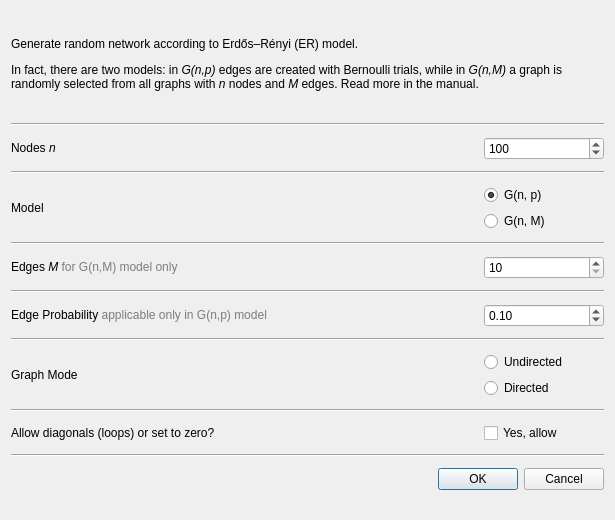
<?xml version="1.0" encoding="UTF-8"?>
<ui version="4.0">
 <class>DialogRandErdosRenyi</class>
 <widget class="QDialog" name="DialogRandErdosRenyi">
  <property name="geometry">
   <rect>
    <x>0</x>
    <y>0</y>
    <width>615</width>
    <height>520</height>
   </rect>
  </property>
  <property name="sizePolicy">
   <sizepolicy hsizetype="MinimumExpanding" vsizetype="MinimumExpanding">
    <horstretch>0</horstretch>
    <verstretch>0</verstretch>
   </sizepolicy>
  </property>
  <property name="minimumSize">
   <size>
    <width>615</width>
    <height>520</height>
   </size>
  </property>
  <property name="maximumSize">
   <size>
    <width>800</width>
    <height>600</height>
   </size>
  </property>
  <property name="windowTitle">
   <string>Erdős–Rényi network generator</string>
  </property>
  <layout class="QGridLayout" name="gridLayout">
   <item row="0" column="0">
    <widget class="QLabel" name="label_2">
     <property name="sizePolicy">
      <sizepolicy hsizetype="MinimumExpanding" vsizetype="Preferred">
       <horstretch>0</horstretch>
       <verstretch>0</verstretch>
      </sizepolicy>
     </property>
     <property name="minimumSize">
      <size>
       <width>540</width>
       <height>85</height>
      </size>
     </property>
     <property name="maximumSize">
      <size>
       <width>16777215</width>
       <height>96</height>
      </size>
     </property>
     <property name="frameShape">
      <enum>QFrame::NoFrame</enum>
     </property>
     <property name="frameShadow">
      <enum>QFrame::Sunken</enum>
     </property>
     <property name="text">
      <string>&lt;html&gt;&lt;head/&gt;&lt;body&gt;&lt;p&gt;Generate random network according to Erdős–Rényi (ER) model. &lt;/p&gt;&lt;p&gt;In fact, there are two models: in &lt;span style=&quot; font-style:italic;&quot;&gt;G(n,p)&lt;/span&gt; edges are created with Bernoulli trials, while in &lt;span style=&quot; font-style:italic;&quot;&gt;G(n,M) &lt;/span&gt;a graph is randomly selected from all graphs with &lt;span style=&quot; font-style:italic;&quot;&gt;n&lt;/span&gt; nodes and &lt;span style=&quot; font-style:italic;&quot;&gt;M&lt;/span&gt; edges.  Read more in the manual.&lt;/p&gt;&lt;/body&gt;&lt;/html&gt;</string>
     </property>
     <property name="textFormat">
      <enum>Qt::RichText</enum>
     </property>
     <property name="wordWrap">
      <bool>true</bool>
     </property>
    </widget>
   </item>
   <item row="1" column="0">
    <widget class="Line" name="line">
     <property name="orientation">
      <enum>Qt::Horizontal</enum>
     </property>
    </widget>
   </item>
   <item row="2" column="0">
    <layout class="QHBoxLayout" name="horizontalLayout_2">
     <item>
      <widget class="QLabel" name="nodesLabel">
       <property name="sizePolicy">
        <sizepolicy hsizetype="MinimumExpanding" vsizetype="Preferred">
         <horstretch>0</horstretch>
         <verstretch>0</verstretch>
        </sizepolicy>
       </property>
       <property name="minimumSize">
        <size>
         <width>350</width>
         <height>0</height>
        </size>
       </property>
       <property name="text">
        <string>&lt;html&gt;&lt;head/&gt;&lt;body&gt;&lt;p&gt;Nodes &lt;span style=&quot; font-style:italic;&quot;&gt;n&lt;/span&gt;&lt;/p&gt;&lt;/body&gt;&lt;/html&gt;</string>
       </property>
      </widget>
     </item>
     <item>
      <widget class="QSpinBox" name="nodesSpinBox">
       <property name="sizePolicy">
        <sizepolicy hsizetype="Fixed" vsizetype="Fixed">
         <horstretch>0</horstretch>
         <verstretch>0</verstretch>
        </sizepolicy>
       </property>
       <property name="minimumSize">
        <size>
         <width>120</width>
         <height>0</height>
        </size>
       </property>
       <property name="minimum">
        <number>0</number>
       </property>
       <property name="maximum">
        <number>9999</number>
       </property>
       <property name="value">
        <number>100</number>
       </property>
      </widget>
     </item>
    </layout>
   </item>
   <item row="3" column="0">
    <widget class="Line" name="line_2">
     <property name="orientation">
      <enum>Qt::Horizontal</enum>
     </property>
    </widget>
   </item>
   <item row="4" column="0">
    <layout class="QHBoxLayout" name="horizontalLayout_5">
     <item>
      <widget class="QLabel" name="modelLabel">
       <property name="sizePolicy">
        <sizepolicy hsizetype="MinimumExpanding" vsizetype="Preferred">
         <horstretch>0</horstretch>
         <verstretch>0</verstretch>
        </sizepolicy>
       </property>
       <property name="minimumSize">
        <size>
         <width>350</width>
         <height>0</height>
        </size>
       </property>
       <property name="text">
        <string>Model</string>
       </property>
      </widget>
     </item>
     <item>
      <layout class="QVBoxLayout" name="verticalLayout_3">
       <item>
        <widget class="QRadioButton" name="gnpRadioButton">
         <property name="minimumSize">
          <size>
           <width>120</width>
           <height>0</height>
          </size>
         </property>
         <property name="toolTip">
          <string>&lt;!DOCTYPE HTML PUBLIC &quot;-//W3C//DTD HTML 4.0//EN&quot; &quot;http://www.w3.org/TR/REC-html40/strict.dtd&quot;&gt;
&lt;html&gt;&lt;head&gt;&lt;meta name=&quot;qrichtext&quot; content=&quot;1&quot; /&gt;&lt;style type=&quot;text/css&quot;&gt;
p, li { white-space: pre-wrap; }
&lt;/style&gt;&lt;/head&gt;&lt;body style=&quot; font-family:'Ubuntu'; font-size:10pt; font-weight:400; font-style:normal;&quot;&gt;
&lt;p style=&quot; margin-top:0px; margin-bottom:0px; margin-left:0px; margin-right:0px; -qt-block-indent:0; text-indent:0px;&quot;&gt;This will create a new random network using &lt;span style=&quot; font-weight:600;&quot;&gt;G(n,p)&lt;/span&gt; model, where&lt;/p&gt;
&lt;p style=&quot;-qt-paragraph-type:empty; margin-top:0px; margin-bottom:0px; margin-left:0px; margin-right:0px; -qt-block-indent:0; text-indent:0px;&quot;&gt;&lt;br /&gt;&lt;/p&gt;
&lt;p style=&quot; margin-top:0px; margin-bottom:0px; margin-left:0px; margin-right:0px; -qt-block-indent:0; text-indent:0px;&quot;&gt;&lt;span style=&quot; font-weight:600;&quot;&gt;n&lt;/span&gt; is the number of nodes in the final graph&lt;/p&gt;
&lt;p style=&quot;-qt-paragraph-type:empty; margin-top:0px; margin-bottom:0px; margin-left:0px; margin-right:0px; -qt-block-indent:0; text-indent:0px;&quot;&gt;&lt;br /&gt;&lt;/p&gt;
&lt;p style=&quot; margin-top:0px; margin-bottom:0px; margin-left:0px; margin-right:0px; -qt-block-indent:0; text-indent:0px;&quot;&gt;&lt;span style=&quot; font-weight:600;&quot;&gt;p&lt;/span&gt; is the probability with which an edge is included in the graph&lt;/p&gt;
&lt;p style=&quot;-qt-paragraph-type:empty; margin-top:0px; margin-bottom:0px; margin-left:0px; margin-right:0px; -qt-block-indent:0; text-indent:0px;&quot;&gt;&lt;br /&gt;&lt;/p&gt;
&lt;p style=&quot; margin-top:0px; margin-bottom:0px; margin-left:0px; margin-right:0px; -qt-block-indent:0; text-indent:0px;&quot;&gt;If you select this model, you must enter the number of nodes n and the edge probability p. &lt;/p&gt;
&lt;p style=&quot;-qt-paragraph-type:empty; margin-top:0px; margin-bottom:0px; margin-left:0px; margin-right:0px; -qt-block-indent:0; text-indent:0px;&quot;&gt;&lt;br /&gt;&lt;/p&gt;
&lt;p style=&quot; margin-top:0px; margin-bottom:0px; margin-left:0px; margin-right:0px; -qt-block-indent:0; text-indent:0px;&quot;&gt;You may also select if the final network will be undirected or directed and if you want to allow nodes to link to themselves (diagonal non zero).&lt;/p&gt;&lt;/body&gt;&lt;/html&gt;</string>
         </property>
         <property name="text">
          <string>G(n, p)</string>
         </property>
         <property name="checked">
          <bool>true</bool>
         </property>
         <property name="autoExclusive">
          <bool>false</bool>
         </property>
        </widget>
       </item>
       <item>
        <widget class="QRadioButton" name="gnmRadioButton">
         <property name="minimumSize">
          <size>
           <width>100</width>
           <height>0</height>
          </size>
         </property>
         <property name="toolTip">
          <string>&lt;html&gt;&lt;head/&gt;&lt;body&gt;&lt;p&gt;This will create a new random network using &lt;span style=&quot; font-weight:600;&quot;&gt;G(n,M)&lt;/span&gt; model, where&lt;/p&gt;&lt;p&gt;&lt;span style=&quot; font-weight:600;&quot;&gt; n&lt;/span&gt; is the number of nodes in the final graph&lt;/p&gt;&lt;p&gt;&lt;span style=&quot; font-weight:600;&quot;&gt; M&lt;/span&gt; is the number of edges in the final graph&lt;/p&gt;&lt;p&gt;If you select this model, you must enter both the number of nodes n and the number of edges M&lt;/p&gt;&lt;p&gt;You may also select if the final network will be undirected or directed and if you want to allow nodes to link to themselves (diagonal non zero).&lt;/p&gt;&lt;/body&gt;&lt;/html&gt;</string>
         </property>
         <property name="text">
          <string>G(n, M)</string>
         </property>
         <property name="checked">
          <bool>false</bool>
         </property>
         <property name="autoExclusive">
          <bool>false</bool>
         </property>
        </widget>
       </item>
      </layout>
     </item>
    </layout>
   </item>
   <item row="5" column="0">
    <widget class="Line" name="line_3">
     <property name="orientation">
      <enum>Qt::Horizontal</enum>
     </property>
    </widget>
   </item>
   <item row="6" column="0">
    <layout class="QHBoxLayout" name="horizontalLayout_6">
     <property name="sizeConstraint">
      <enum>QLayout::SetMinimumSize</enum>
     </property>
     <item>
      <widget class="QLabel" name="label_4">
       <property name="sizePolicy">
        <sizepolicy hsizetype="MinimumExpanding" vsizetype="Preferred">
         <horstretch>0</horstretch>
         <verstretch>0</verstretch>
        </sizepolicy>
       </property>
       <property name="minimumSize">
        <size>
         <width>350</width>
         <height>0</height>
        </size>
       </property>
       <property name="text">
        <string>&lt;html&gt;&lt;head/&gt;&lt;body&gt;&lt;p&gt;Edges &lt;span style=&quot; font-style:italic;&quot;&gt;M &lt;/span&gt;&lt;span style=&quot; color:#7c7c7c;&quot;&gt;for G(n,M) model only&lt;/span&gt;&lt;/p&gt;&lt;/body&gt;&lt;/html&gt;</string>
       </property>
      </widget>
     </item>
     <item>
      <widget class="QSpinBox" name="edgesSpinBox">
       <property name="minimumSize">
        <size>
         <width>120</width>
         <height>0</height>
        </size>
       </property>
       <property name="minimum">
        <number>10</number>
       </property>
       <property name="maximum">
        <number>9999</number>
       </property>
      </widget>
     </item>
    </layout>
   </item>
   <item row="7" column="0">
    <widget class="Line" name="line_4">
     <property name="orientation">
      <enum>Qt::Horizontal</enum>
     </property>
    </widget>
   </item>
   <item row="8" column="0">
    <layout class="QHBoxLayout" name="horizontalLayout">
     <item>
      <widget class="QLabel" name="probLabel">
       <property name="sizePolicy">
        <sizepolicy hsizetype="MinimumExpanding" vsizetype="Preferred">
         <horstretch>0</horstretch>
         <verstretch>0</verstretch>
        </sizepolicy>
       </property>
       <property name="minimumSize">
        <size>
         <width>350</width>
         <height>0</height>
        </size>
       </property>
       <property name="text">
        <string>&lt;html&gt;&lt;head/&gt;&lt;body&gt;&lt;p&gt;Edge Probability &lt;span style=&quot; color:#7c7c7c;&quot;&gt;applicable only in G(n,p) model&lt;/span&gt;&lt;/p&gt;&lt;/body&gt;&lt;/html&gt;</string>
       </property>
      </widget>
     </item>
     <item>
      <widget class="QDoubleSpinBox" name="probDoubleSpinBox">
       <property name="sizePolicy">
        <sizepolicy hsizetype="Fixed" vsizetype="Fixed">
         <horstretch>0</horstretch>
         <verstretch>0</verstretch>
        </sizepolicy>
       </property>
       <property name="minimumSize">
        <size>
         <width>120</width>
         <height>0</height>
        </size>
       </property>
       <property name="minimum">
        <double>0.010000000000000</double>
       </property>
       <property name="maximum">
        <double>1.000000000000000</double>
       </property>
       <property name="singleStep">
        <double>0.010000000000000</double>
       </property>
       <property name="value">
        <double>0.100000000000000</double>
       </property>
      </widget>
     </item>
    </layout>
   </item>
   <item row="9" column="0">
    <widget class="Line" name="line_5">
     <property name="orientation">
      <enum>Qt::Horizontal</enum>
     </property>
    </widget>
   </item>
   <item row="10" column="0">
    <layout class="QHBoxLayout" name="horizontalLayout_3">
     <item>
      <widget class="QLabel" name="label">
       <property name="sizePolicy">
        <sizepolicy hsizetype="MinimumExpanding" vsizetype="Preferred">
         <horstretch>0</horstretch>
         <verstretch>0</verstretch>
        </sizepolicy>
       </property>
       <property name="minimumSize">
        <size>
         <width>350</width>
         <height>0</height>
        </size>
       </property>
       <property name="text">
        <string>Graph Mode</string>
       </property>
      </widget>
     </item>
     <item>
      <layout class="QVBoxLayout" name="verticalLayout">
       <item>
        <widget class="QRadioButton" name="undirectedRadioButton">
         <property name="sizePolicy">
          <sizepolicy hsizetype="Fixed" vsizetype="Fixed">
           <horstretch>0</horstretch>
           <verstretch>0</verstretch>
          </sizepolicy>
         </property>
         <property name="minimumSize">
          <size>
           <width>120</width>
           <height>0</height>
          </size>
         </property>
         <property name="text">
          <string>Undirected</string>
         </property>
         <property name="checked">
          <bool>false</bool>
         </property>
         <property name="autoExclusive">
          <bool>false</bool>
         </property>
        </widget>
       </item>
       <item>
        <widget class="QRadioButton" name="directedRadioButton">
         <property name="sizePolicy">
          <sizepolicy hsizetype="Fixed" vsizetype="Fixed">
           <horstretch>0</horstretch>
           <verstretch>0</verstretch>
          </sizepolicy>
         </property>
         <property name="minimumSize">
          <size>
           <width>120</width>
           <height>0</height>
          </size>
         </property>
         <property name="text">
          <string>Directed</string>
         </property>
         <property name="checked">
          <bool>false</bool>
         </property>
         <property name="autoExclusive">
          <bool>false</bool>
         </property>
        </widget>
       </item>
      </layout>
     </item>
    </layout>
   </item>
   <item row="11" column="0">
    <widget class="Line" name="line_6">
     <property name="orientation">
      <enum>Qt::Horizontal</enum>
     </property>
    </widget>
   </item>
   <item row="12" column="0">
    <layout class="QHBoxLayout" name="horizontalLayout_4">
     <item>
      <widget class="QLabel" name="label_3">
       <property name="sizePolicy">
        <sizepolicy hsizetype="MinimumExpanding" vsizetype="Preferred">
         <horstretch>0</horstretch>
         <verstretch>0</verstretch>
        </sizepolicy>
       </property>
       <property name="minimumSize">
        <size>
         <width>350</width>
         <height>0</height>
        </size>
       </property>
       <property name="text">
        <string>Allow diagonals (loops) or set to zero?</string>
       </property>
      </widget>
     </item>
     <item>
      <layout class="QVBoxLayout" name="verticalLayout_2">
       <item>
        <widget class="QCheckBox" name="diagCheckBox">
         <property name="sizePolicy">
          <sizepolicy hsizetype="Fixed" vsizetype="Fixed">
           <horstretch>0</horstretch>
           <verstretch>0</verstretch>
          </sizepolicy>
         </property>
         <property name="minimumSize">
          <size>
           <width>120</width>
           <height>0</height>
          </size>
         </property>
         <property name="text">
          <string>Yes, allow</string>
         </property>
         <property name="checked">
          <bool>false</bool>
         </property>
        </widget>
       </item>
      </layout>
     </item>
    </layout>
   </item>
   <item row="13" column="0">
    <widget class="Line" name="line_7">
     <property name="orientation">
      <enum>Qt::Horizontal</enum>
     </property>
    </widget>
   </item>
   <item row="14" column="0">
    <widget class="QDialogButtonBox" name="buttonBox">
     <property name="orientation">
      <enum>Qt::Horizontal</enum>
     </property>
     <property name="standardButtons">
      <set>QDialogButtonBox::Cancel|QDialogButtonBox::Ok</set>
     </property>
    </widget>
   </item>
  </layout>
 </widget>
 <resources/>
 <connections>
  <connection>
   <sender>buttonBox</sender>
   <signal>accepted()</signal>
   <receiver>DialogRandErdosRenyi</receiver>
   <slot>accept()</slot>
   <hints>
    <hint type="sourcelabel">
     <x>257</x>
     <y>373</y>
    </hint>
    <hint type="destinationlabel">
     <x>157</x>
     <y>274</y>
    </hint>
   </hints>
  </connection>
  <connection>
   <sender>buttonBox</sender>
   <signal>rejected()</signal>
   <receiver>DialogRandErdosRenyi</receiver>
   <slot>reject()</slot>
   <hints>
    <hint type="sourcelabel">
     <x>325</x>
     <y>373</y>
    </hint>
    <hint type="destinationlabel">
     <x>286</x>
     <y>274</y>
    </hint>
   </hints>
  </connection>
 </connections>
</ui>
